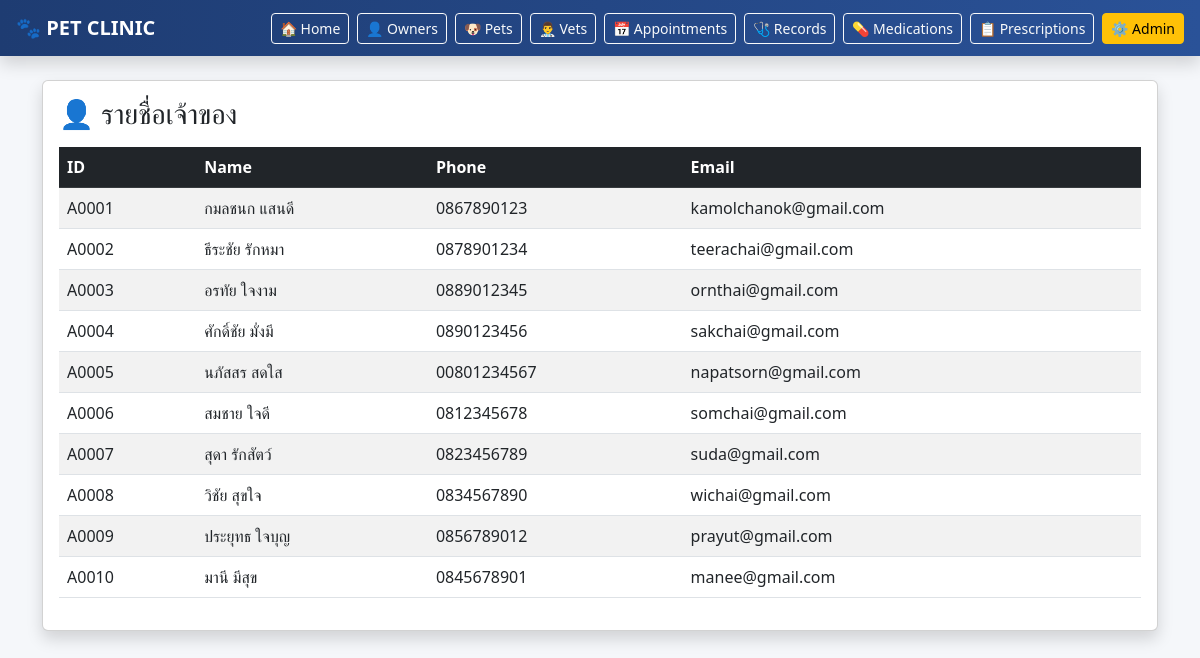
The app's page /owners/ with its own data.
### clinic/models.py (models this page shows, shortened)
class Owner(models.Model):
    owner_id = models.CharField(max_length=10, unique=True, blank=True)
    name = models.CharField(max_length=100)
    phone = models.CharField(max_length=20)
    email = models.EmailField()
    address = models.CharField(max_length=200)

### clinic/views.py (the view)
# urls.py: path('owners/', views.owners, name='owners'),
def owners(request):
    owners = Owner.objects.all()
    return render(request, 'owners.html', {'owners': owners})

### clinic/templates/owners.html
{% extends 'base.html' %}
{% block content %}
<div class="card shadow">
    <div class="card-body">
        <h3 class="mb-3">👤 รายชื่อเจ้าของ</h3>
        <table class="table table-striped table-hover">
            <thead class="table-dark">
                <tr>
                    <th>ID</th>
                    <th>Name</th>
                    <th>Phone</th>
                    <th>Email</th>
                </tr>
            </thead>
            <tbody>
                {% for o in owners %}
                <tr>
                    <td>{{ o.owner_id }}</td>
                    <td>{{ o.name }}</td>
                    <td>{{ o.phone }}</td>
                    <td>{{ o.email }}</td>
                </tr>
                {% endfor %}
            </tbody>
        </table>
    </div>
</div>
{% endblock %}

### records on screen
Owner: owner_id "A0001", name "กมลชนก แสนดี", phone "0867890123", email "kamolchanok@gmail.com"
Owner: owner_id "A0002", name "ธีระชัย รักหมา", phone "0878901234", email "teerachai@gmail.com"
Owner: owner_id "A0003", name "อรทัย ใจงาม", phone "0889012345", email "ornthai@gmail.com"
Owner: owner_id "A0004", name "ศักดิ์ชัย มั่งมี", phone "0890123456", email "sakchai@gmail.com"
Owner: owner_id "A0005", name "นภัสสร สดใส", phone "00801234567", email "napatsorn@gmail.com"
Owner: owner_id "A0006", name "สมชาย ใจดี", phone "0812345678", email "somchai@gmail.com"
Owner: owner_id "A0007", name "สุดา รักสัตว์", phone "0823456789", email "suda@gmail.com"
Owner: owner_id "A0008", name "วิชัย สุขใจ", phone "0834567890", email "wichai@gmail.com"
Owner: owner_id "A0009", name "ประยุทธ ใจบุญ", phone "0856789012", email "prayut@gmail.com"
Owner: owner_id "A0010", name "มานี มีสุข", phone "0845678901", email "manee@gmail.com"
